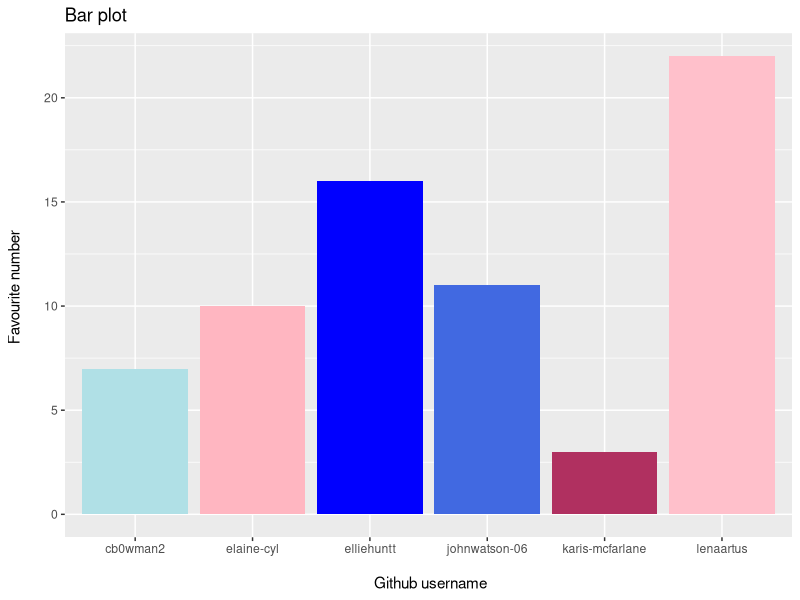
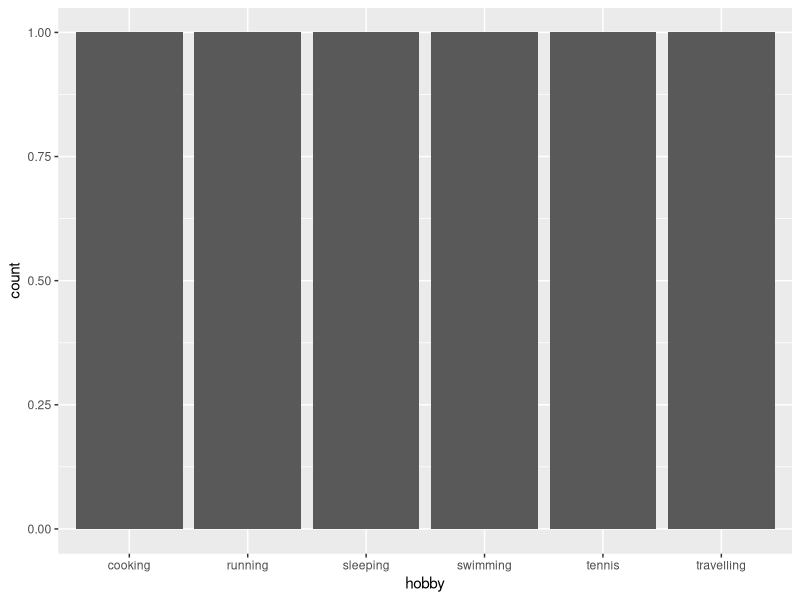

These figures' R source, in order:
## ---- chunk 1
library(tidyverse) 
## ---- chunk 2
team_data <- tibble(
  name = c("Caitlin", "Karis", "Lena", 
           "Ellie", "John", "Elaine"),
  github_username = c("cb0wman2", "karis-mcfarlane", "lenaartus", 
                      "elliehuntt", "johnwatson-06", "elaine-cyl"), 
  colour = c("powderblue", "maroon", "pink", 
             "blue", "royalblue", "lightpink"),
  hobby = c("swimming", "sleeping", "running", 
            "cooking", "tennis", "travelling"),
  favourite_number = c(7, 3, 22, 16, 11, 10)
  )

team_data
## ---- chunk 3
p1 <- ggplot(data = team_data, 
             mapping = aes(x = github_username, 
                           y = favourite_number,
                           fill = colour), 
             ) +
  labs(x = "\n Github username",
       y = "Favourite number \n",
       title = "Bar plot") +
  geom_col() +
  scale_fill_identity()
p1
## ---- chunk 4
p2 <- ggplot(team_data, aes(x = hobby)) +
  geom_bar()
p2
